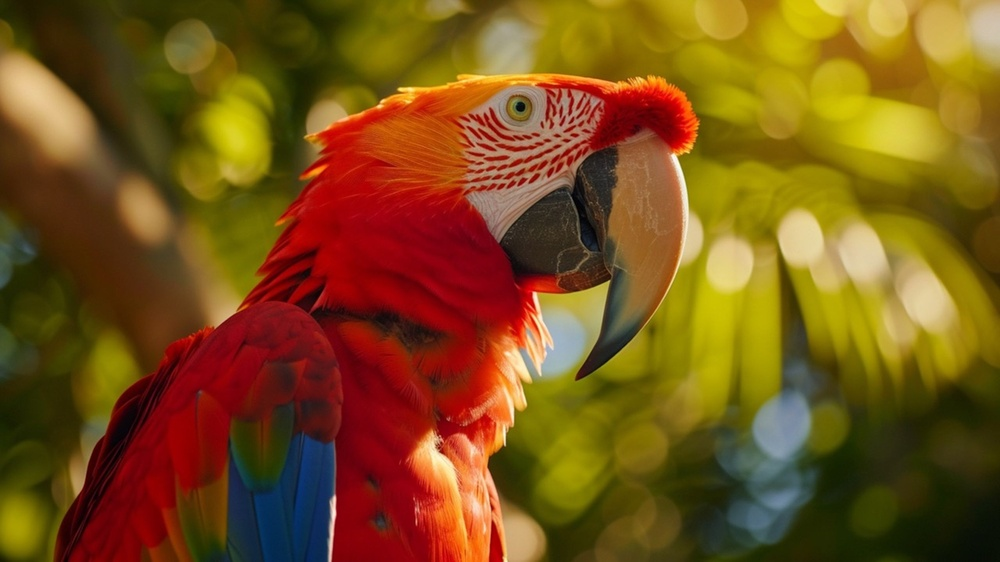
%> input picture SEM_6/DSIP/LAB/input_image.jpg, 1000 x 562 px, shrunk from 2560 x 1440 before the run
$ octave exp8.m   (GNU Octave 9; MATLAB toolbox functions it lacks are replaced by stand-ins)
%> lines starting %> are read from the running program, lines starting %| are printed output that depends on the picture
% MATLAB code for Low-pass, High-pass, and Median Filtering

% Read input image
img = imread('input_image.jpg');
%> img is the input picture: size 562x1000x3 uint8; mean R, G, B 120.9, 81.5, 24.5

% Convert to grayscale if image is RGB
if size(img,3) == 3
    img_gray = rgb2gray(img);
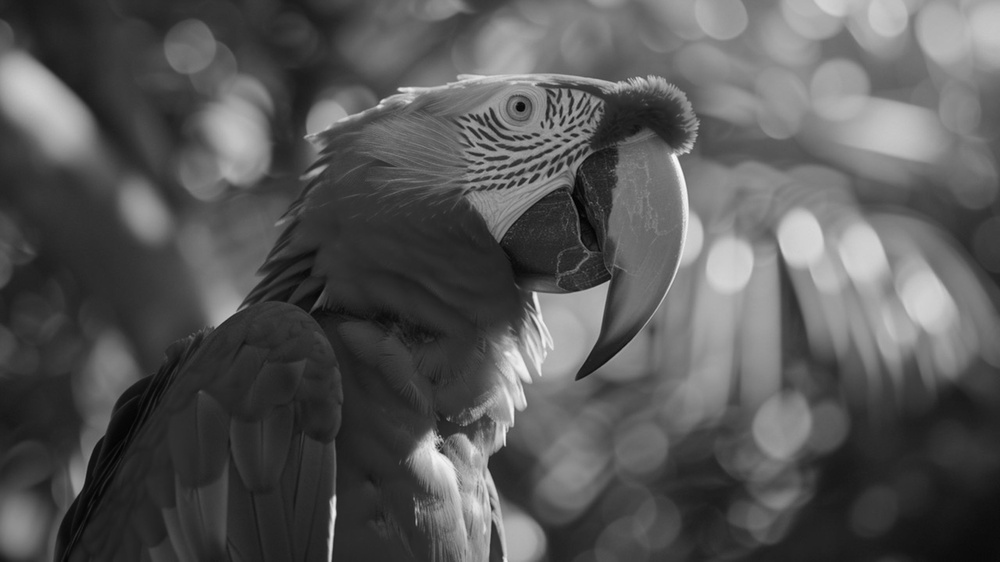
%> img_gray: size 562x1000 uint8; min 1, max 250, mean 86.8
else
    img_gray = img;
end

% --- Low-Pass Filtering (Mean Filter) ---
lp_kernel = fspecial('average', [3 3]);
lowpass_img = imfilter(img_gray, lp_kernel, 'replicate');

% --- High-Pass Filtering (Edge Enhancement) ---
hp_kernel = [-1 -1 -1; -1 8 -1; -1 -1 -1];
highpass_img = imfilter(double(img_gray), hp_kernel, 'replicate');
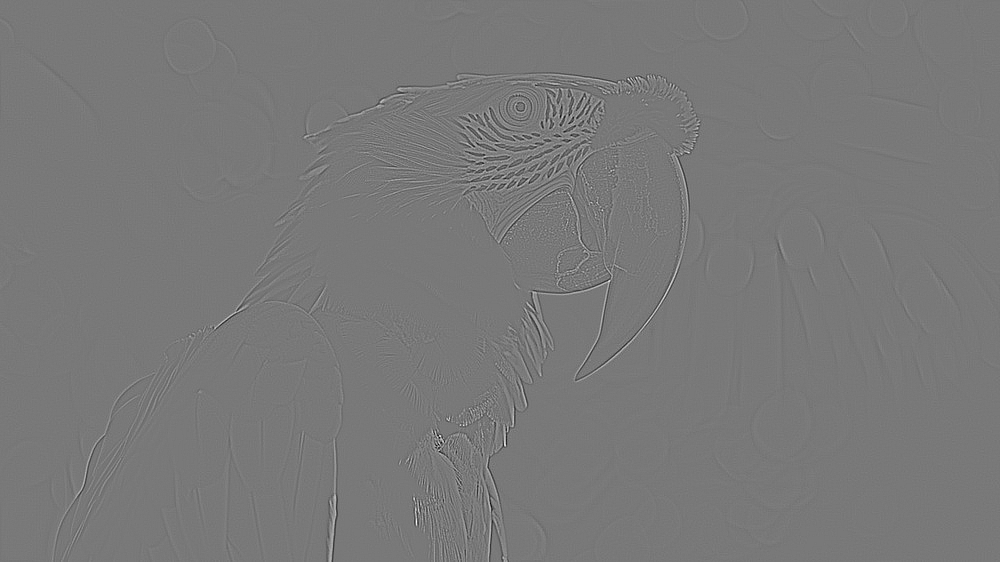
%> highpass_img: size 562x1000 double; min -434, max 480, mean 0; drawn with min black and max white
highpass_img = uint8(mat2gray(highpass_img)*255);
%> highpass_img: size 562x1000 uint8

% --- Median Filtering (Noise Reduction) ---
median_img = medfilt2(img_gray, [3 3]);

% --- Display Results ---
figure;

subplot(2,2,1);
imshow(img_gray);
title('Original Image');

subplot(2,2,2);
imshow(lowpass_img);
title('Low-pass Filtered Image');

subplot(2,2,3);
imshow(highpass_img);
title('High-pass Filtered Image');

subplot(2,2,4);
imshow(median_img);
title('Median Filtered Image');
